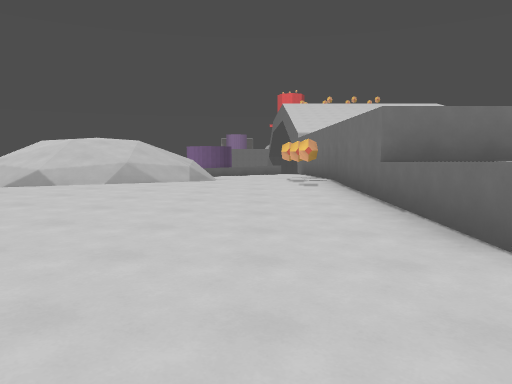
View 1 (above)

19 first-person views from a walk through a Godot game level. The camera is 1.5 m above the floor, tilts 6° down and sees 70° across. The floor is counted in squares, 2.62 m on a side. Each view is taken from the middle of a square. On the plan, view 1 faces up. The plan holds only what a view shows up to about 10 squares ahead; the rest is blank. The place goes on beyond the plan. Flat picture figures and markers are left out. Characters and animated objects are left out.

View 2
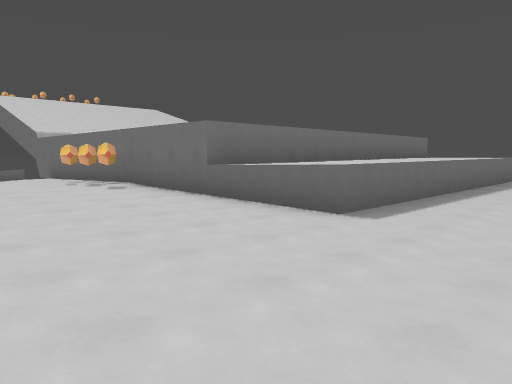

View 3
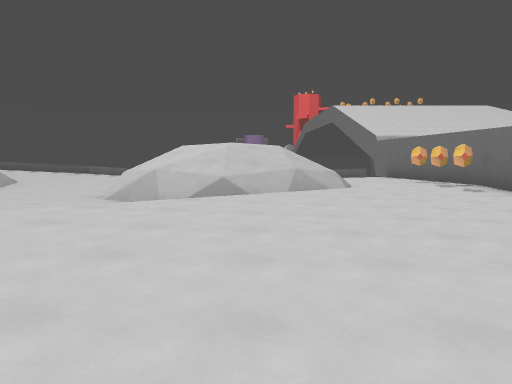

View 4
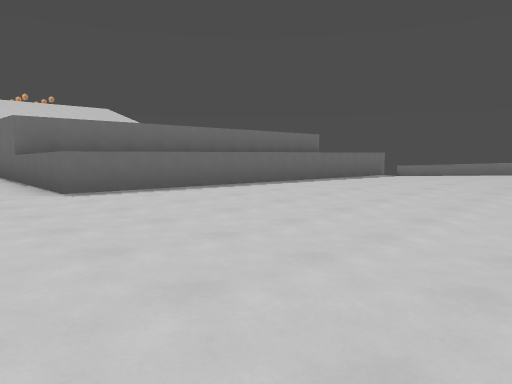

View 5
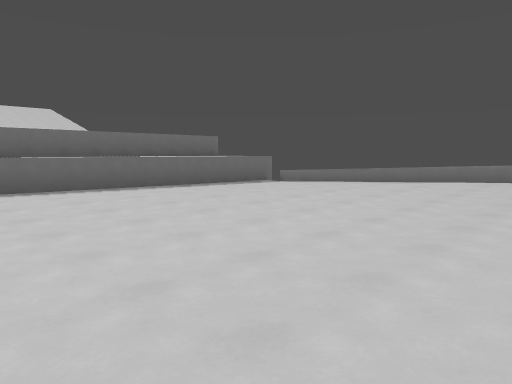

View 6
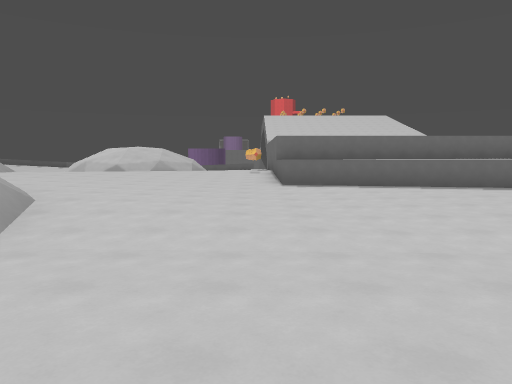

View 7
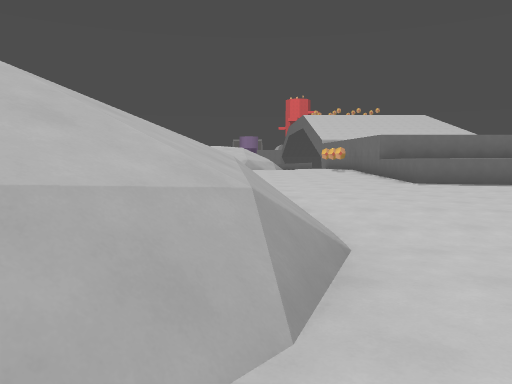

View 8
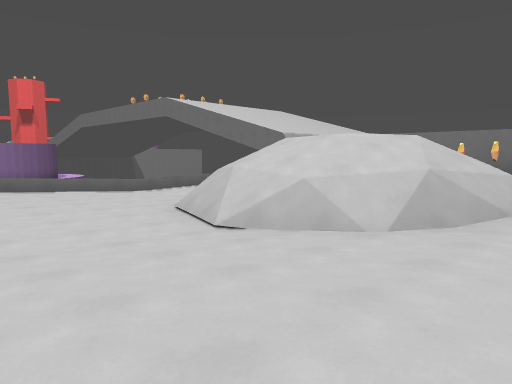

View 9
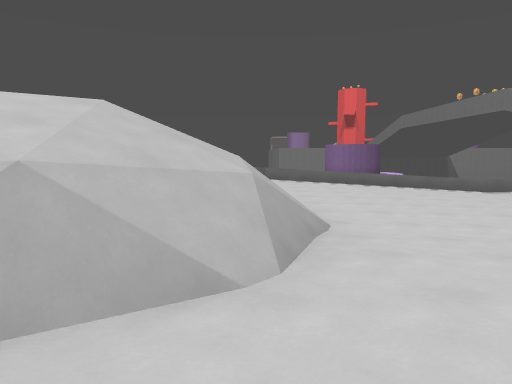

View 10
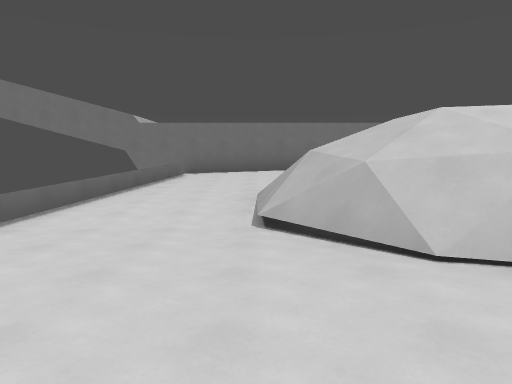

View 11
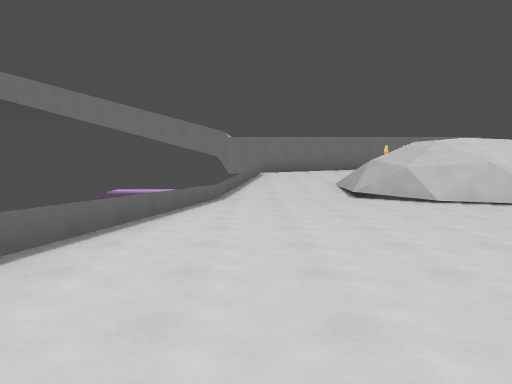

View 12
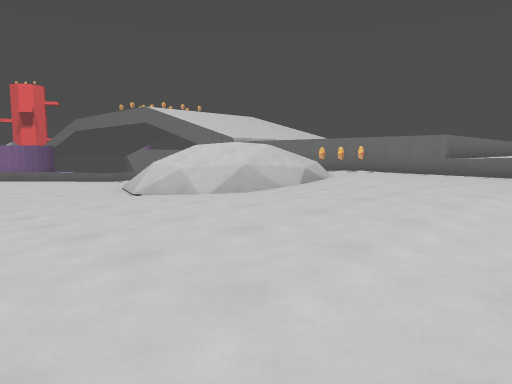

View 13
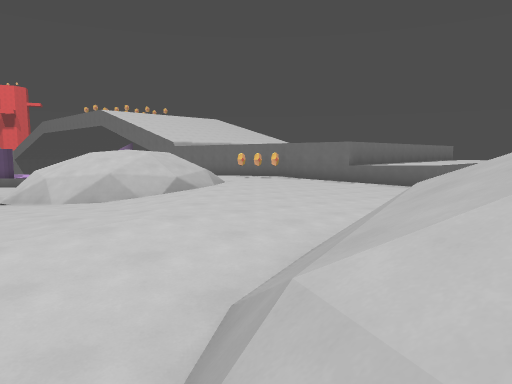

View 14
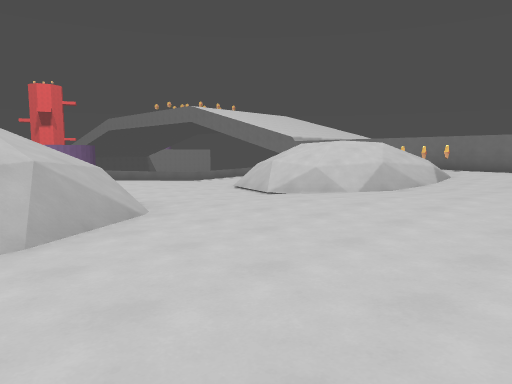

View 15
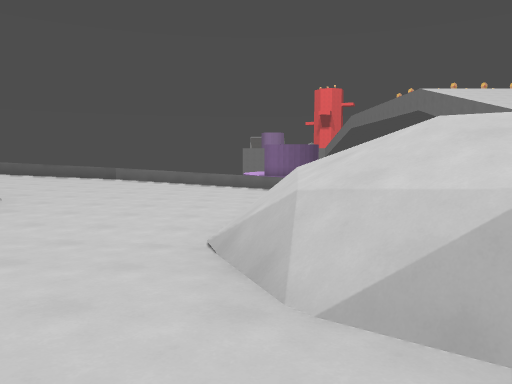

View 16
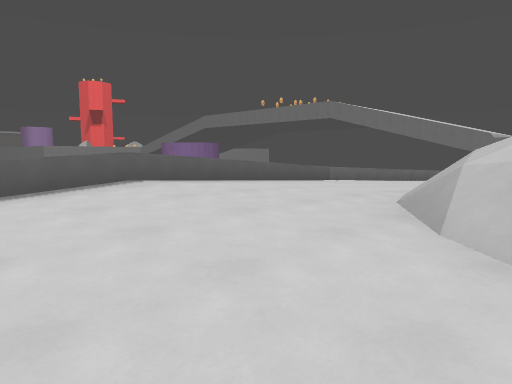

View 17
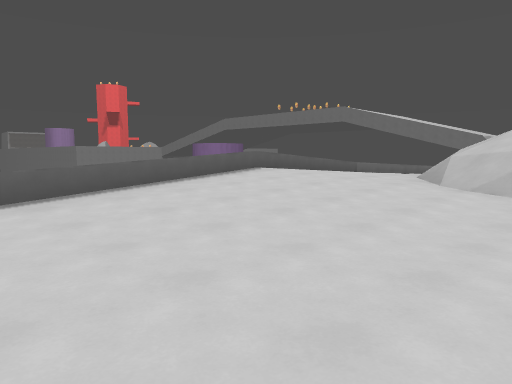

View 18
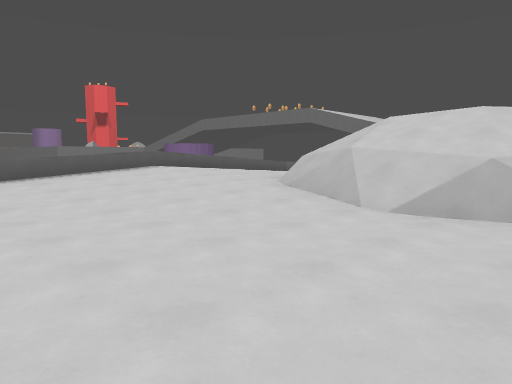

View 19
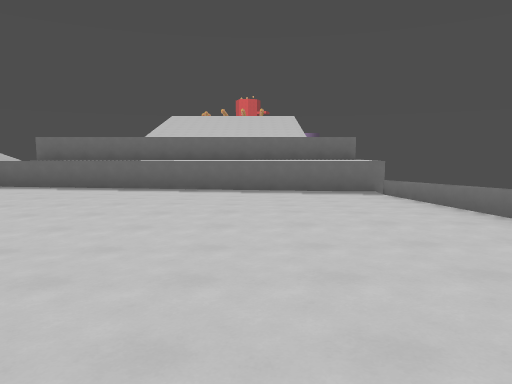

### Floor plan
Key: @ floor where view 1 was taken; # wall or solid block; x gap in a wall; . main floor; : floor 0.25 m higher than the main floor; - floor 0.25 m lower than the main floor; + floor 0.5 m higher than the main floor; _ floor 0.5 m lower than the main floor; < floor 0.75 m lower than the main floor; ( floor 1 m lower than the main floor; / step, stairs or slope; = window, fence, low wall or low ledge; ^ raised ledge.
Columns run from 20 left of view 1 to 11 right of it. Each row starts with its distance up from view 1.
 15       ###====##
 14  ##====://-_/<====##  #
 13 =.///+:///___//(/<<_= #
 12 -/////:://____/</____-#
 11 --////=/  /___<=//__--#
 10 _--/////  /___/=//=---#
  9 ___-//// //___//////..#
  8  ____// ////////////..#
  7  ____   //////=/////..#
  6         //-.///////:..#
  5         ....://///::..#^^^^^
  4         ...::///+::...^^^^^
  3         .:::+//++::...^^^^^^###
  2           :///+++::...------___x
  1           .:///++::......-----_=
  0             .=// /:.@.-....////=
 -1             ///  //...-......//=
 -2                   //..--.......=
 -3                 ///------.....:=
 -4                 //=..........::=
 -5                  ////////..:::
 -6                   :  /      :

Where each view was taken, in squares from view 1:
view 1: 0 up, 0 right, facing up
view 2: 0 up, 2 left, facing up-right
view 3: 0 up, 3 left, facing up
view 4: 3 down, 0 right, facing up-right
view 5: 5 down, 3 right, facing up-right
view 6: 6 down, 1 right, facing up
view 7: 6 down, 2 left, facing up
view 8: 5 up, 9 left, facing up-right
view 9: 5 up, 10 left, facing up
view 10: 11 up, 8 left, facing right
view 11: 13 up, 12 left, facing right
view 12: 1 up, 10 left, facing up-right
view 13: 1 down, 8 left, facing up-right
view 14: 3 up, 12 left, facing up-right
view 15: 5 up, 6 left, facing up
view 16: 10 up, 17 left, facing up-right
view 17: 9 up, 20 left, facing up-right
view 18: 7 up, 19 left, facing up-right
view 19: 6 down, 8 right, facing up
